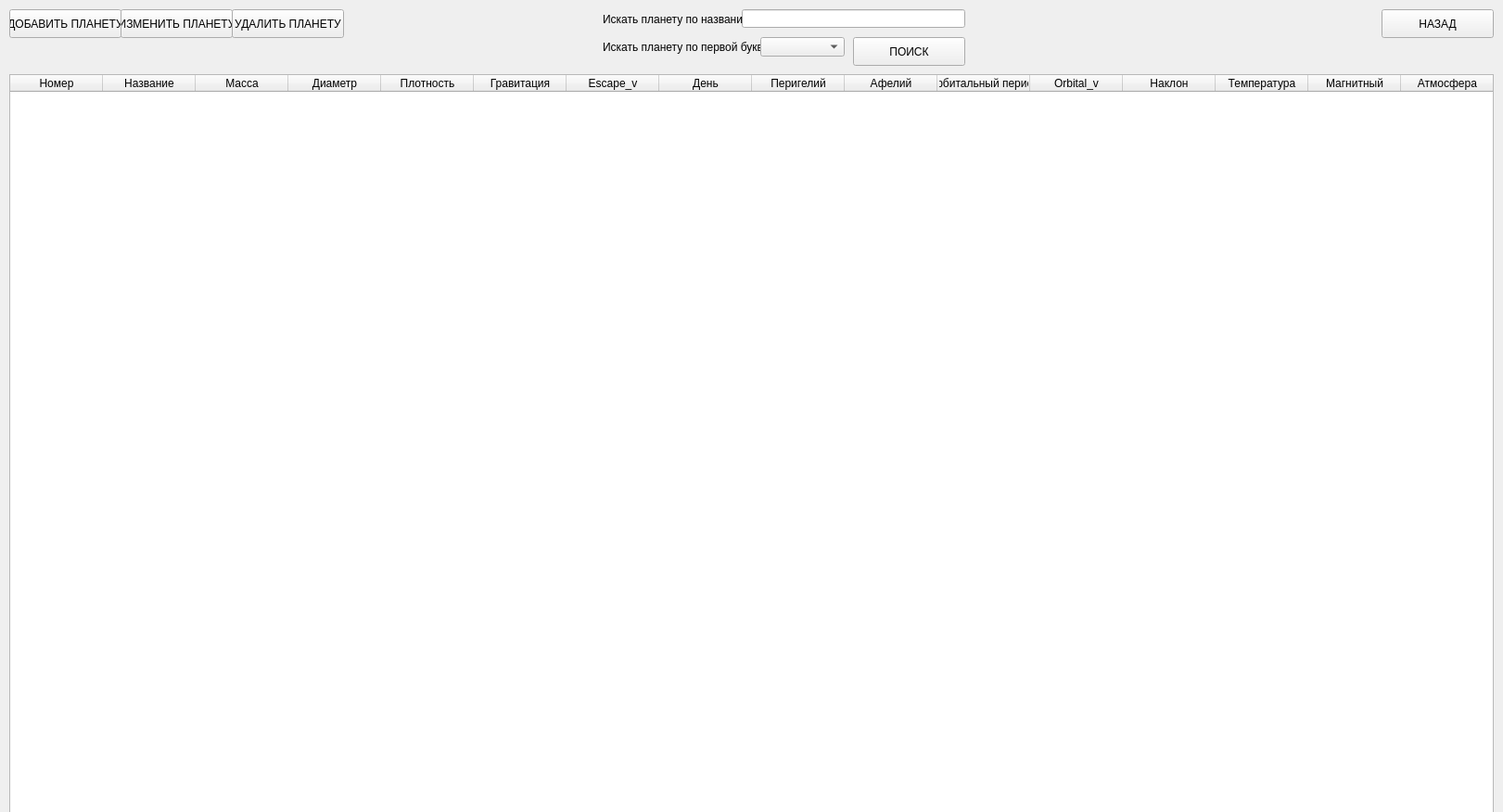
<?xml version="1.0" encoding="UTF-8"?>
<ui version="4.0">
 <class>Form</class>
 <widget class="QWidget" name="Form">
  <property name="geometry">
   <rect>
    <x>0</x>
    <y>0</y>
    <width>1621</width>
    <height>876</height>
   </rect>
  </property>
  <property name="windowTitle">
   <string>Form</string>
  </property>
  <widget class="QLabel" name="alphabetSearchAble">
   <property name="geometry">
    <rect>
     <x>650</x>
     <y>40</y>
     <width>171</width>
     <height>21</height>
    </rect>
   </property>
   <property name="text">
    <string>Искать планету по первой букве</string>
   </property>
  </widget>
  <widget class="QComboBox" name="alphabesearchWidge">
   <property name="geometry">
    <rect>
     <x>820</x>
     <y>40</y>
     <width>91</width>
     <height>21</height>
    </rect>
   </property>
  </widget>
  <widget class="QPushButton" name="backButton">
   <property name="geometry">
    <rect>
     <x>1490</x>
     <y>10</y>
     <width>121</width>
     <height>31</height>
    </rect>
   </property>
   <property name="text">
    <string>НАЗАД</string>
   </property>
  </widget>
  <widget class="QPushButton" name="submitButton">
   <property name="geometry">
    <rect>
     <x>920</x>
     <y>40</y>
     <width>121</width>
     <height>31</height>
    </rect>
   </property>
   <property name="text">
    <string>ПОИСК</string>
   </property>
  </widget>
  <widget class="QLineEdit" name="searchWidget">
   <property name="geometry">
    <rect>
     <x>800</x>
     <y>10</y>
     <width>241</width>
     <height>20</height>
    </rect>
   </property>
  </widget>
  <widget class="QLabel" name="searchAble">
   <property name="geometry">
    <rect>
     <x>650</x>
     <y>10</y>
     <width>151</width>
     <height>21</height>
    </rect>
   </property>
   <property name="text">
    <string>Искать планету по названию</string>
   </property>
  </widget>
  <widget class="QPushButton" name="addButton">
   <property name="geometry">
    <rect>
     <x>10</x>
     <y>10</y>
     <width>121</width>
     <height>31</height>
    </rect>
   </property>
   <property name="text">
    <string>ДОБАВИТЬ ПЛАНЕТУ</string>
   </property>
  </widget>
  <widget class="QPushButton" name="updateButton">
   <property name="geometry">
    <rect>
     <x>130</x>
     <y>10</y>
     <width>121</width>
     <height>31</height>
    </rect>
   </property>
   <property name="text">
    <string>ИЗМЕНИТЬ ПЛАНЕТУ</string>
   </property>
  </widget>
  <widget class="QPushButton" name="deleteButton">
   <property name="geometry">
    <rect>
     <x>250</x>
     <y>10</y>
     <width>121</width>
     <height>31</height>
    </rect>
   </property>
   <property name="text">
    <string>УДАЛИТЬ ПЛАНЕТУ</string>
   </property>
  </widget>
  <widget class="QTableWidget" name="tableWidget">
   <property name="geometry">
    <rect>
     <x>10</x>
     <y>80</y>
     <width>1601</width>
     <height>821</height>
    </rect>
   </property>
   <property name="minimumSize">
    <size>
     <width>1431</width>
     <height>0</height>
    </size>
   </property>
   <column>
    <property name="text">
     <string>Номер</string>
    </property>
   </column>
   <column>
    <property name="text">
     <string>Название</string>
    </property>
   </column>
   <column>
    <property name="text">
     <string>Масса</string>
    </property>
   </column>
   <column>
    <property name="text">
     <string>Диаметр</string>
    </property>
   </column>
   <column>
    <property name="text">
     <string>Плотность</string>
    </property>
   </column>
   <column>
    <property name="text">
     <string>Гравитация</string>
    </property>
   </column>
   <column>
    <property name="text">
     <string>Escape_v</string>
    </property>
   </column>
   <column>
    <property name="text">
     <string>День</string>
    </property>
   </column>
   <column>
    <property name="text">
     <string>Перигелий</string>
    </property>
   </column>
   <column>
    <property name="text">
     <string>Афелий</string>
    </property>
   </column>
   <column>
    <property name="text">
     <string>Орбитальный период</string>
    </property>
   </column>
   <column>
    <property name="text">
     <string>Orbital_v</string>
    </property>
   </column>
   <column>
    <property name="text">
     <string>Наклон</string>
    </property>
   </column>
   <column>
    <property name="text">
     <string>Температура</string>
    </property>
   </column>
   <column>
    <property name="text">
     <string>Магнитный</string>
    </property>
   </column>
   <column>
    <property name="text">
     <string>Атмосфера</string>
    </property>
   </column>
  </widget>
 </widget>
 <resources/>
 <connections/>
</ui>
